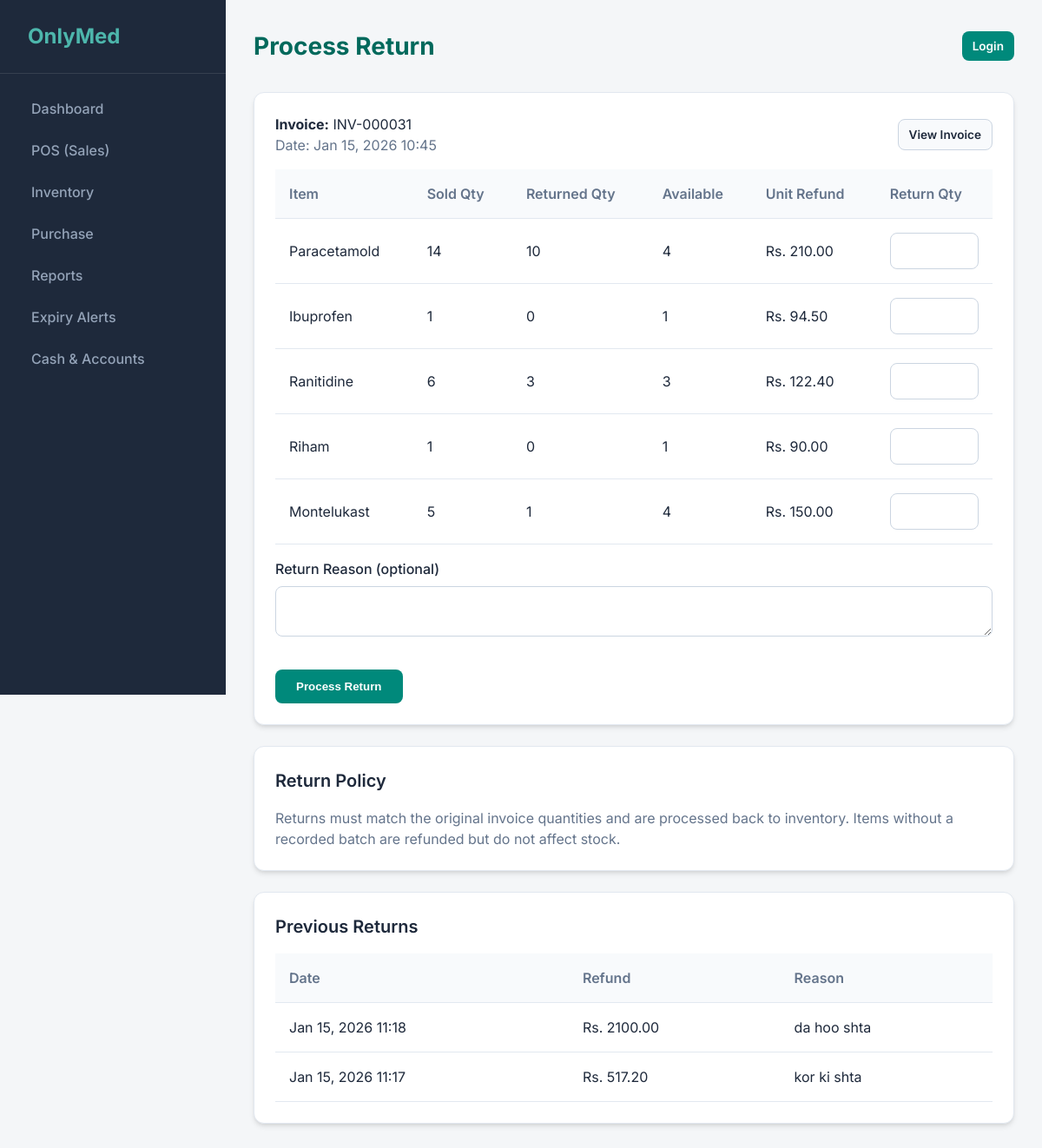
Screenshot of /sales/invoice/31/return/ with the database file from the repository.
### sales/models.py (models this page shows, shortened)
class SalesInvoice(models.Model):
    customer = models.ForeignKey(Customer, on_delete=models.SET_NULL, null=True, blank=True)
    date = models.DateTimeField(default=timezone.now)
    invoice_number = models.CharField(max_length=50, unique=True, editable=False)
    sub_total = models.DecimalField(max_digits=12, decimal_places=2, default=0.00)
    discount_percentage = models.DecimalField(max_digits=5, decimal_places=2, default=0.00)
    discount_amount = models.DecimalField(max_digits=12, decimal_places=2, default=0.00)
    tax_amount = models.DecimalField(max_digits=12, decimal_places=2, default=0.00)
    grand_total = models.DecimalField(max_digits=12, decimal_places=2, default=0.00)
    amount_paid = models.DecimalField(max_digits=12, decimal_places=2, default=0.00)
    change_amount = models.DecimalField(max_digits=12, decimal_places=2, default=0.00)
    PAYMENT_MODES = (
        ('CASH', 'Cash'),
        ('CARD', 'Card'),
        ('ONLINE', 'Online'),
    )
    payment_mode = models.CharField(max_length=10, choices=PAYMENT_MODES, default='CASH')
    created_at = models.DateTimeField(auto_now_add=True)
    updated_at = models.DateTimeField(auto_now=True)

class SaleItem(models.Model):
    invoice = models.ForeignKey(SalesInvoice, on_delete=models.CASCADE, related_name='items')
    product = models.ForeignKey(Product, on_delete=models.PROTECT, null=True, blank=True)
    batch = models.ForeignKey(Batch, on_delete=models.PROTECT, null=True, blank=True)
    item_name = models.CharField(max_length=200, blank=True, help_text="Product Name or Manual Item Name")
    quantity = models.PositiveIntegerField()
    unit_price = models.DecimalField(max_digits=10, decimal_places=2, help_text="Selling Price at time of sale")
    discount_percentage = models.DecimalField(max_digits=5, decimal_places=2, default=0.00)
    discount_amount = models.DecimalField(max_digits=10, decimal_places=2, default=0.00)
    tax_amount = models.DecimalField(max_digits=10, decimal_places=2, default=0.00)
    total_amount = models.DecimalField(max_digits=12, decimal_places=2, default=0.00)

class SalesReturn(models.Model):
    invoice = models.ForeignKey(SalesInvoice, on_delete=models.PROTECT, related_name='returns')
    date = models.DateTimeField(default=timezone.now)
    reason = models.TextField(blank=True)
    refund_amount = models.DecimalField(max_digits=12, decimal_places=2, default=0.00)
    created_at = models.DateTimeField(auto_now_add=True)

### sales/views.py (the view, shortened to what this page needs)
# urls.py: path('invoice/<int:invoice_id>/return/', views.sales_return_create, name='sales_return_create'),
def sales_return_create(request, invoice_id):
    invoice = get_object_or_404(
        SalesInvoice.objects.select_related('customer').prefetch_related('items', 'items__product', 'items__batch'),
        id=invoice_id
    )
    sale_items = invoice.items.select_related('product', 'batch').annotate(
        returned_qty=Sum('return_items__quantity')
    )
    return_rows = []
    for item in sale_items:
        returned_qty = item.returned_qty or 0
        available_qty = item.quantity - returned_qty
        if item.quantity and item.total_amount:
            unit_refund = (item.total_amount / item.quantity).quantize(Decimal('0.01'), rounding=ROUND_HALF_UP)
        else:
            unit_refund = Decimal(item.unit_price or 0).quantize(Decimal('0.01'), rounding=ROUND_HALF_UP)
        display_name = item.item_name or (item.product.name if item.product else "Item")
        return_rows.append({
            'item': item,
            'display_name': display_name,
            'returned_qty': returned_qty,
            'available_qty': available_qty,
            'unit_refund': unit_refund,
        })
    return_history = SalesReturn.objects.filter(invoice=invoice).order_by('-date')
    context = {
        'invoice': invoice,
        'return_rows': return_rows,
        'return_history': return_history,
    }
    return render(request, 'sales/return_form.html', context)

### templates/sales/return_form.html (shortened to what this page needs)
{% extends 'base.html' %}
{% block page_title %}Process Return{% endblock %}
{% block content %}
<div class="card">
    <div class="flex-between" style="margin-bottom: 1rem; gap: 1rem; flex-wrap: wrap;">
        <div>
            <div><strong>Invoice:</strong> {{ invoice.invoice_number }}</div>
            <div style="color: var(--text-muted);">Date: {{ invoice.date|date:"M d, Y H:i" }}</div>
        </div>
        <a class="btn btn-outline btn-sm" href="{% url 'invoice_print' invoice.id %}">View Invoice</a>
    </div>
    <form method="post">
        <div class="table-container">
            <table>
                <thead>
                    <tr>
                        <th>Item</th>
                        <th>Sold Qty</th>
                        <th>Returned Qty</th>
                        <th>Available</th>
                        <th>Unit Refund</th>
                        <th>Return Qty</th>
                    </tr>
                </thead>
                <tbody>
                    {% for row in return_rows %}
                    <tr>
                        <td>{{ row.display_name }}</td>
                        <td>{{ row.item.quantity }}</td>
                        <td>{{ row.returned_qty }}</td>
                        <td>{{ row.available_qty }}</td>
                        <td>Rs. {{ row.unit_refund|floatformat:2 }}</td>
                        <td>
                            <input type="number" name="return_qty_{{ row.item.id }}" min="0"
                                max="{{ row.available_qty }}" {% if row.available_qty == 0 %}disabled{% endif %}>
                        </td>
                    </tr>
                    {% empty %}
                    <tr>
                        <td colspan="6" class="text-center">No items found for this invoice.</td>
                    </tr>
                    {% endfor %}
                </tbody>
            </table>
        </div>
        <div class="form-group mt-4">
            <label>Return Reason (optional)</label>
            <textarea name="reason" rows="2"></textarea>
        </div>
        <button type="submit" class="btn btn-primary mt-4">Process Return</button>
    </form>
</div>
<div class="card">
    <h3>Return Policy</h3>
    <p style="color: var(--text-muted);">
        Returns must match the original invoice quantities and are processed back to inventory.
        Items without a recorded batch are refunded but do not affect stock.
    </p>
</div>
<div class="card">
    <h3>Previous Returns</h3>
    <div class="table-container">
        <table>
            <thead>
                <tr>
                    <th>Date</th>
                    <th>Refund</th>
                    <th>Reason</th>
                </tr>
            </thead>
            <tbody>
                {% for r in return_history %}
                <tr>
                    <td>{{ r.date|date:"M d, Y H:i" }}</td>
                    <td>Rs. {{ r.refund_amount|floatformat:2 }}</td>
                    <td>{{ r.reason|default:"-" }}</td>
                </tr>
                {% empty %}
                <tr>
                    <td colspan="3" class="text-center">No previous returns for this invoice.</td>
                </tr>
                {% endfor %}
            </tbody>
        </table>
    </div>
</div>
{% endblock %}

### static/css/style.css (style rules this page uses)
:root { --primary: #00897b; --primary-dark: #00695c; --secondary: #4db6ac; --accent: #ffb74d; --bg-body: #f4f6f8; --bg-card: #ffffff; --bg-sidebar: #1e293b; --text-main: #1e293b; --text-muted: #64748b; --text-light: #f1f5f9; --radius: 12px; --shadow: 0 4px 6px -1px rgb(0 0 0 / 0.1), 0 2px 4px -2px rgb(0 0 0 / 0.1); --shadow-lg: 0 10px 15px -3px rgb(0 0 0 / 0.1), 0 4px 6px -4px rgb(0 0 0 / 0.1); }
* { box-sizing: border-box; margin: 0; padding: 0; }
body { font-family: 'Inter', system-ui, -apple-system, sans-serif; background-color: var(--bg-body); color: var(--text-main); line-height: 1.5; display: flex; min-height: 100vh; }
.card { background: var(--bg-card); border-radius: var(--radius); padding: 1.5rem; box-shadow: var(--shadow); margin-bottom: 1.5rem; border: 1px solid #e2e8f0; }
.card h3 { color: var(--text-main); font-size: 1.25rem; margin-bottom: 1rem; font-weight: 600; }
.btn { display: inline-flex; align-items: center; justify-content: center; padding: 0.75rem 1.5rem; border-radius: 8px; font-weight: 600; cursor: pointer; border: none; transition: transform 0.1s; text-decoration: none; gap: 0.5rem; }
.btn-primary { background: var(--primary); color: white; }
.btn-outline { background: #f8fafc; color: var(--text-main); border: 1px solid #cbd5e1; }
.btn-sm { padding: 0.4rem 0.75rem; font-size: 0.85rem; }
.table-container { overflow-x: auto; }
table { width: 100%; border-collapse: collapse; }
th, td { text-align: left; padding: 1rem; border-bottom: 1px solid #e2e8f0; }
th { background: #f8fafc; font-weight: 600; color: var(--text-muted); }
.form-group { margin-bottom: 1rem; }
label { display: block; margin-bottom: 0.5rem; font-weight: 500; color: var(--text-main); }
input, select, textarea { width: 100%; padding: 0.75rem; border: 1px solid #cbd5e1; border-radius: 8px; font-family: inherit; transition: border-color 0.2s; }
.mt-4 { margin-top: 1rem; }
.flex-between { display: flex; justify-content: space-between; align-items: center; }

### rows the page displays
SalesInvoice: invoice_number "INV-000031", date "Jan 15, 2026 10:45"
SaleItem: display_name "Paracetamold", item.quantity "14", returned_qty "10", available_qty "4", unit_refund "210.00"
SaleItem: display_name "Ibuprofen", item.quantity "1", returned_qty "0", available_qty "1", unit_refund "94.50"
SaleItem: display_name "Ranitidine", item.quantity "6", returned_qty "3", available_qty "3", unit_refund "122.40"
SaleItem: display_name "Riham", item.quantity "1", returned_qty "0", available_qty "1", unit_refund "90.00"
SaleItem: display_name "Montelukast", item.quantity "5", returned_qty "1", available_qty "4", unit_refund "150.00"
SalesReturn: date "Jan 15, 2026 11:18", refund_amount "2100.00", reason "da hoo shta"
SalesReturn: date "Jan 15, 2026 11:17", refund_amount "517.20", reason "kor ki shta"
